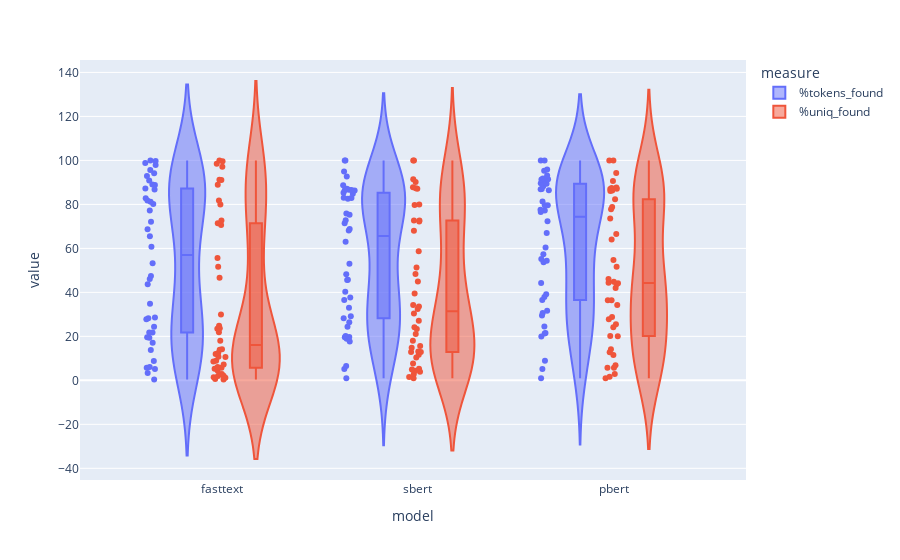

The cell this chart's notebook holds for it:
### Code cell
fig = px.violin(vocab_df2,
                y="value",
                x="model",
                color="measure",
                box=True,
                points="all",
          hover_data=vocab_df2.columns)
fig.show()
fig.write_image("vocab_violin.png")

### Figure 1 — Plotly figure (JSON) as saved in the notebook; plotly's stock layout.template omitted (floating-point values rounded to 4 significant figures; data arrays with more than 128 entries replaced by an {"elided": "..."} marker saying what was removed)
{"data": [{"alignmentgroup": "True", "box": {"visible": true}, "customdata": {"elided": "126x2 str values"}, "hovertemplate": "measure=%{customdata[1]}<br>model=%{x}<br>value=%{y}<br>field=%{customdata[0]}<extra></extra>", "legendgroup": "%tokens_found", "marker": {"color": "#636efa"}, "name": "%tokens_found", "offsetgroup": "%tokens_found", "orientation": "v", "points": "all", "scalegroup": "True", "showlegend": true, "type": "violin", "x": ["fasttext", "fasttext", "fasttext", "fasttext", "fasttext", "fasttext", "fasttext", "fasttext", "fasttext", "fasttext", "fasttext", "fasttext", "fasttext", "fasttext", "fasttext", "fasttext", "fasttext", "fasttext", "fasttext", "fasttext", "fasttext", "fasttext", "fasttext", "fasttext", "fasttext", "fasttext", "fasttext", "fasttext", "fasttext", "fasttext", "fasttext", "fasttext", "fasttext", "fasttext", "fasttext", "fasttext", "fasttext", "fasttext", "fasttext", "fasttext", "fasttext", "fasttext", "sbert", "sbert", "sbert", "sbert", "sbert", "sbert", "sbert", "sbert", "sbert", "sbert", "sbert", "sbert", "sbert", "sbert", "sbert", "sbert", "sbert", "sbert", "sbert", "sbert", "sbert", "sbert", "sbert", "sbert", "sbert", "sbert", "sbert", "sbert", "sbert", "sbert", "sbert", "sbert", "sbert", "sbert", "sbert", "sbert", "sbert", "sbert", "sbert", "sbert", "sbert", "sbert", "pbert", "pbert", "pbert", "pbert", "pbert", "pbert", "pbert", "pbert", "pbert", "pbert", "pbert", "pbert", "pbert", "pbert", "pbert", "pbert", "pbert", "pbert", "pbert", "pbert", "pbert", "pbert", "pbert", "pbert", "pbert", "pbert", "pbert", "pbert", "pbert", "pbert", "pbert", "pbert", "pbert", "pbert", "pbert", "pbert", "pbert", "pbert", "pbert", "pbert", "pbert", "pbert"], "x0": " ", "xaxis": "x", "y": [27.8, 90.85, 3.309, 80.15, 87.23, 92.86, 77.27, 0.4194, 86.77, 21.73, 72.05, 68.7, 60.76, 53.2, 17.13, 65.55, 19.38, 97.92, 19.61, 34.78, 81.82, 98.77, 8.777, 95.62, 47.43, 46.1, 43.72, 94.12, 28.23, 81.24, 5.19, 5.755, 100, 6.065, 88.79, 82.79, 99.72, 24.39, 89.01, 28.57, 21.81, 13.79, 28.21, 86.6, 45.67, 82.53, 82.98, 86.51, 68.18, 0.9912, 84.84, 26.43, 75.25, 71.42, 72.83, 53.05, 17.68, 63.03, 19.7, 92.71, 19.61, 37.68, 100, 86.45, 18.92, 94.97, 68.84, 48.27, 40.31, 85.29, 32.99, 82.9, 5.19, 45.68, 100, 6.563, 88.75, 75.81, 87.1, 24.41, 86.26, 29.13, 20.21, 36.55, 53.7, 93.14, 67.04, 90.68, 89.36, 86.95, 77.27, 0.915, 91.77, 37.88, 81.28, 72.31, 77.54, 55.15, 19.89, 79.61, 30.58, 95.83, 21.57, 39.13, 100, 86.45, 31.68, 95.26, 76.49, 60.39, 44.24, 88.24, 54.42, 89.58, 5.19, 57.37, 100, 8.89, 91.26, 79.61, 86.91, 24.52, 91.43, 29.5, 21.28, 36.55], "y0": " ", "yaxis": "y"}, {"alignmentgroup": "True", "box": {"visible": true}, "customdata": {"elided": "126x2 str values"}, "hovertemplate": "measure=%{customdata[1]}<br>model=%{x}<br>value=%{y}<br>field=%{customdata[0]}<extra></extra>", "legendgroup": "%uniq_found", "marker": {"color": "#EF553B"}, "name": "%uniq_found", "offsetgroup": "%uniq_found", "orientation": "v", "points": "all", "scalegroup": "True", "showlegend": true, "type": "violin", "x": ["fasttext", "fasttext", "fasttext", "fasttext", "fasttext", "fasttext", "fasttext", "fasttext", "fasttext", "fasttext", "fasttext", "fasttext", "fasttext", "fasttext", "fasttext", "fasttext", "fasttext", "fasttext", "fasttext", "fasttext", "fasttext", "fasttext", "fasttext", "fasttext", "fasttext", "fasttext", "fasttext", "fasttext", "fasttext", "fasttext", "fasttext", "fasttext", "fasttext", "fasttext", "fasttext", "fasttext", "fasttext", "fasttext", "fasttext", "fasttext", "fasttext", "fasttext", "sbert", "sbert", "sbert", "sbert", "sbert", "sbert", "sbert", "sbert", "sbert", "sbert", "sbert", "sbert", "sbert", "sbert", "sbert", "sbert", "sbert", "sbert", "sbert", "sbert", "sbert", "sbert", "sbert", "sbert", "sbert", "sbert", "sbert", "sbert", "sbert", "sbert", "sbert", "sbert", "sbert", "sbert", "sbert", "sbert", "sbert", "sbert", "sbert", "sbert", "sbert", "sbert", "pbert", "pbert", "pbert", "pbert", "pbert", "pbert", "pbert", "pbert", "pbert", "pbert", "pbert", "pbert", "pbert", "pbert", "pbert", "pbert", "pbert", "pbert", "pbert", "pbert", "pbert", "pbert", "pbert", "pbert", "pbert", "pbert", "pbert", "pbert", "pbert", "pbert", "pbert", "pbert", "pbert", "pbert", "pbert", "pbert", "pbert", "pbert", "pbert", "pbert", "pbert", "pbert"], "x0": " ", "xaxis": "x", "y": [6.013, 80, 1.953, 55.67, 72.73, 91.1, 51.61, 0.3369, 13.94, 1.13, 23.42, 2.099, 12.46, 5.282, 8.537, 24.86, 12.02, 97.14, 18, 23.73, 71.43, 98.43, 0.5787, 91.25, 7.152, 10.61, 21.85, 88.89, 8.867, 46.6, 2.863, 5.701, 100, 2.727, 29.97, 81.82, 99.66, 1.431, 70.61, 4.5, 14.12, 10.71, 12.88, 80, 44.98, 67.98, 72.73, 87.36, 48.39, 0.9625, 14.85, 7.659, 33.6, 4.389, 39.5, 4.93, 10.37, 21.02, 13.15, 91.43, 18, 27.12, 100, 87.16, 11.64, 90.23, 32.4, 15.66, 23.33, 72.22, 24.14, 51.25, 2.863, 58.67, 100, 3.961, 30.43, 72.73, 87.82, 1.534, 79.67, 5.25, 12.94, 34.29, 41.96, 86.96, 66.53, 82.36, 86.36, 87.69, 51.61, 0.9143, 46.06, 20.17, 44.34, 11.58, 44.86, 6.866, 12.8, 54.67, 24.12, 94.29, 20, 28.81, 100, 87.06, 25.51, 90.62, 43.75, 36.36, 27.78, 77.78, 36.45, 63.98, 2.863, 73.63, 100, 5.712, 44.11, 78.79, 87.49, 1.636, 86.14, 5.75, 14.12, 34.29], "y0": " ", "yaxis": "y"}], "layout": {"autosize": true, "legend": {"title": {"text": "measure"}, "tracegroupgap": 0}, "margin": {"t": 60}, "violinmode": "group", "xaxis": {"anchor": "y", "autorange": true, "domain": [0, 1], "range": [-0.7134, 2.669], "title": {"text": "model"}, "type": "category"}, "yaxis": {"anchor": "x", "autorange": true, "domain": [0, 1], "range": [-45.31, 145.6], "title": {"text": "value"}, "type": "linear"}}}
